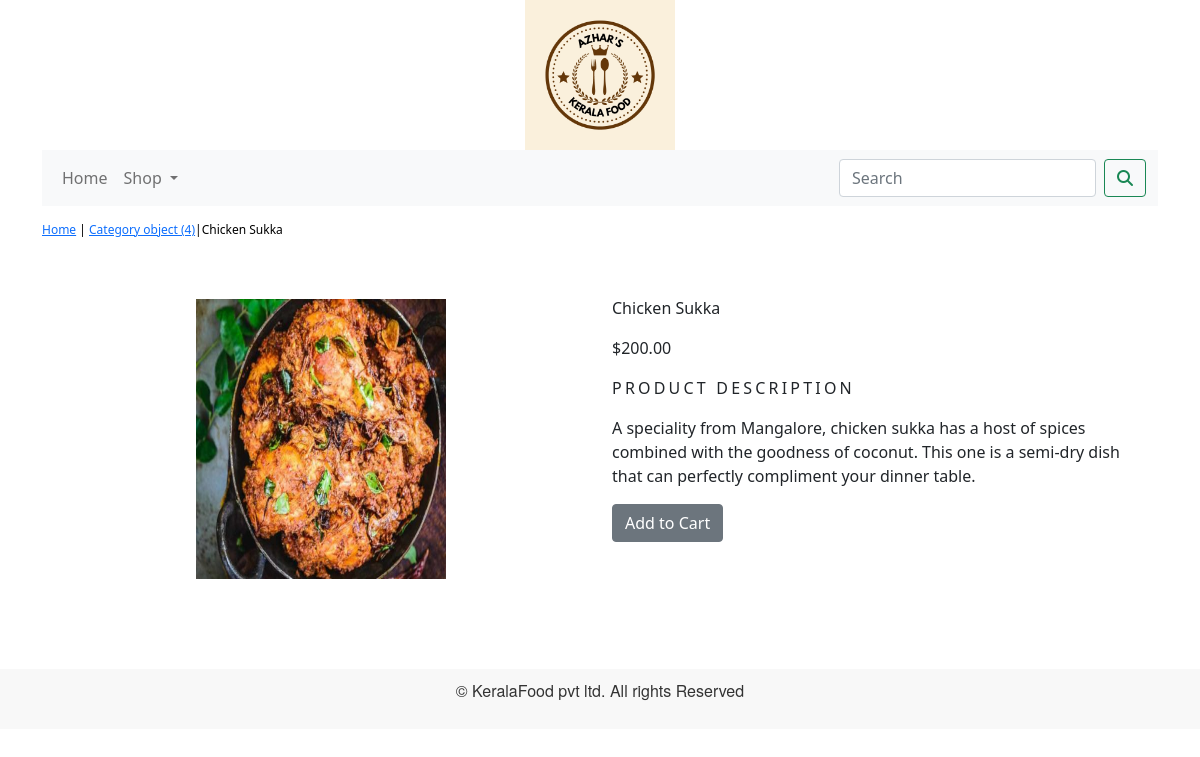
The app's page /shop/chicken/chicken-sukka/ with its own data.
### shop/models.py (models this page shows, shortened)
class Product(models.Model):
    name=models.CharField(max_length=250,unique=True)
    slug=models.SlugField(max_length=250, unique=True)
    description=models.TextField(blank=True)
    price=models.DecimalField(max_digits=10,decimal_places=2)
    category=models.ForeignKey(Category,on_delete=models.CASCADE)
    image=models.ImageField(upload_to='product',blank=True)
    stock=models.IntegerField()
    available=models.BooleanField(default=True)
    created=models.DateTimeField(auto_now_add=True)
    update=models.DateTimeField(auto_now=True)
    class Meta:
        ordering=['name']
        verbose_name='product'
        verbose_name_plural='products'

class Category(models.Model):
    name=models.CharField(max_length=250,unique=True)
    slug=models.SlugField(max_length=250,unique=True)
    description=models.TextField(blank=True)
    image=models.ImageField(upload_to='category',blank=True)
    def get_url(self):
        return reverse('shop:products_by_category', args=[self.slug])
    class Meta:
        ordering=['name']
        verbose_name='category'
        verbose_name_plural='categories'

### shop/views.py (the view)
# urls.py: path('<slug:c_slug>/<slug:product_slug>/', views.proDetail, name='prodCatDetail')
def proDetail(request,c_slug,product_slug):
    try:
        product=Product.objects.get(category__slug=c_slug,slug=product_slug)
    except Exception as e:
        raise  e
    return render(request,'product.html',{'product':product})

### cart/context_processors.py (called while the page is built)
def counter(request):
    item_count=0
    if'admin' in request.path:
        return {}
    else:
        try:
            cart=Cart.objects.filter(cart_id=cart_id(request))
            car_items=CartItem.objects.all().filter(cart=cart[:1])
            for cart_item in car_items:
                item_count += cart_item.quantity
        except Cart.DoesNotExist:
            item_count=0
        return dict(item_count=item_count)

### cart/views.py (called while the page is built)
def cart_id(request):
    cart=request.session.session_key
    if not cart:
        cart=request.session.create()
    return cart

### shop/context_processors.py (called while the page is built)
def menu_links(request):
    links=Category.objects.all()
    return dict(links=links)

### template/product.html (shortened to what this page needs)
{% extends 'base.html' %}
{% load static %}
{% block content %}
<div class="row my_prod_row_class">
    <div class="mx_auto">
        <p> <a href="{% url 'shop:allProdCat' %}">Home</a> | <a href="{{product.category.get_url}}">{{product.category}}</a>|{{product.name}}</p>
    </div>
</div>
<div class="container">
<br>
<div class="row">
    <div class="col-12 col-sm-12 col-md-12 col-lg-6 text-center">
        <div style="min-width:18rem;">
            <img src="{{product.image.url}}" alt="{{product.name}}" width="250px;" height="280px;">
        </div>
    </div>
    <div class="col-12 col-sm-12 col-md-12 col-lg-6">
        <div>
        <h1 class="my_prod_title">{{product.name}}</h1>
        <p>${{product.price}}</p>
        <p class="my_title"> Product Description</p>
        <p class="text-justify my_prod_text">{{product.description}}</p>
        {% if product.stock <= 0 %}
        <p class="text-justify my_prod_text"><b>Out of Stock</b></p>
        {% else %}
        <a class="btn btn-secondary" href="{% url 'cart:add_cart' product.id %}">Add to Cart</a>
        {% endif %}
    </div>
</div>
</div>
</div>
{% endblock %}

### static/css/custom.css (style rules this page uses)
body { font-family: 'Roboto', sans-serif; }
.my_title { font-size:16px; text-transform:uppercase; letter-spacing:.2em; }
.my_prod_row_class { padding-top:15px; padding-bottom:20px; }
.my_prod_row_class .mx_auto { color:#000; font-size:12px; text-decoration:none; }
.my_prod_title { font-size:16px; text_transform:uppercase; letter-spacing:.2em padding-top:15px; padding-bottom:10px; }
.my_prod_text { padding-right:20px; }

### records on screen
Product: category "Category object (4)", name "Chicken Sukka", image (picture), price "200.00", description "A speciality from Mangalore, chicken sukka has a host of spices combined with the goodness of coconut. This one is a semi-dry dish that can perfectly compliment your dinner table."
